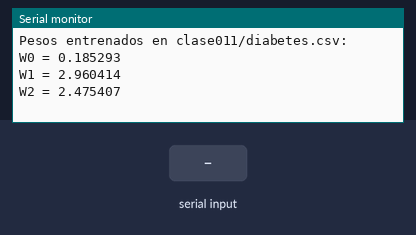
Bench run of a sketch on a simulated Arduino Uno, built with avr-gcc and run on an emulated ATmega328P. On the bench: the last lines printed to the serial monitor. The inputs (shaded band) are chosen by the test bench.

Above: at 1.3 s.
1.4 s: ".\n" received over Serial
At 2.6 s:
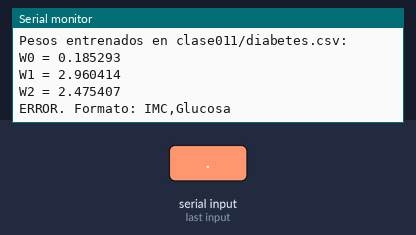
2.9 s: "90,45\n" received over Serial
At 3.6 s:
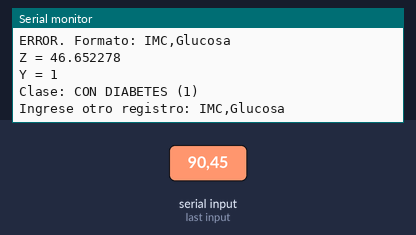
4.4 s: "1,90\n" received over Serial
At 5.9 s:
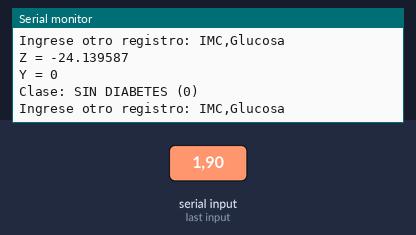

Measured:
- after the input at 1.4 s, the serial monitor: prints a new line at once (image 1)
- after the input at 2.9 s, the serial monitor: prints a new line at once (image 2)
- after the input at 4.4 s, the serial monitor: prints a new line at once (image 3)

The sketch:

diabetes.ino
```cpp
/*
  PERCEPTRÓN DIABETES - ARDUINO UNO / WOKWI
  Entrada serie: índice de masa corporal y glucosa
  0 = sin diabetes; 1 = con diabetes (clasificación académica)
*/

// PESOS REPORTADOS POR clase011/diabetes.csv (bias primero):
const float W0 = 0.18529315;
const float W1 = 2.9604141;
const float W2 = 2.4754073;

const float MEDIA_IMC = 27.038039;
const float MEDIA_GLUCOSE = 123.17412;

const float ESCALA_IMC = 3.5460616;
const float ESCALA_GLUCOSE = 31.741446;

bool numeroValido (String texto)
{

  texto.trim ();
  if (! texto.length ()) return false;

  bool digito = false;
  bool punto = false;

  for (unsigned int i = 0; i < texto.length (); i++)
    {

      char caracter = texto.charAt (i);

      if (caracter >= '0' && caracter <= '9')
        {
          digito = true;
          continue;
        }

      if (caracter == '.' && ! punto)
        {
          punto = true;
          continue;
        }

      return false;
    }

  return digito;
}

void setup ()
{

  Serial.begin (9600);
  Serial.setTimeout (1000);
  Serial.println ("PERCEPTRÓN DIABETES - 2 ENTRADAS");
  Serial.println ("Introduzca el IMC y la glucosa separados por comas (ejemplo: 30.5,155).");
  Serial.println ("Pesos entrenados en clase011/diabetes.csv:");
  Serial.print ("W0 = "); Serial.println (W0, 6);
  Serial.print ("W1 = "); Serial.println (W1, 6);
  Serial.print ("W2 = "); Serial.println (W2, 6);
}

void loop ()
{

  if (! Serial.available ()) return;

  String linea = Serial.readStringUntil ('\n');
  linea.trim ();

  if (! linea.length ()) return;

  int coma = linea.indexOf (',');

  if (coma < 0 || linea.indexOf (',', coma + 1) >= 0)
    {
      Serial.println ("ERROR. Formato: IMC,Glucosa");
      return;
    }

  String campoIMC = linea.substring (0, coma);
  String campoGlucosa = linea.substring (coma + 1);

  if (! numeroValido (campoIMC) || ! numeroValido (campoGlucosa))
    {
      Serial.println ("ERROR. Utilice números positivos");
      return;
    }

  float imc = campoIMC.toFloat ();
  float glucosa = campoGlucosa.toFloat ();

  if (imc <= 0 || glucosa <= 0)
    {
      Serial.println ("ERROR. Ambos valores deben ser positivos");
      return;
    }

  float Z = W0
            + W1 * ((imc - MEDIA_IMC) / ESCALA_IMC)
            + W2 * ((glucosa - MEDIA_GLUCOSE) / ESCALA_GLUCOSE);
  int Y = Z >= 0 ? 1 : 0;

  Serial.print ("Z = "); Serial.println (Z, 6);
  Serial.print ("Y = "); Serial.println (Y);
  Serial.println (Y ? "Clase: CON DIABETES (1)" : "Clase: SIN DIABETES (0)");
  Serial.println ("Ingrese otro registro: IMC,Glucosa");
}
```
